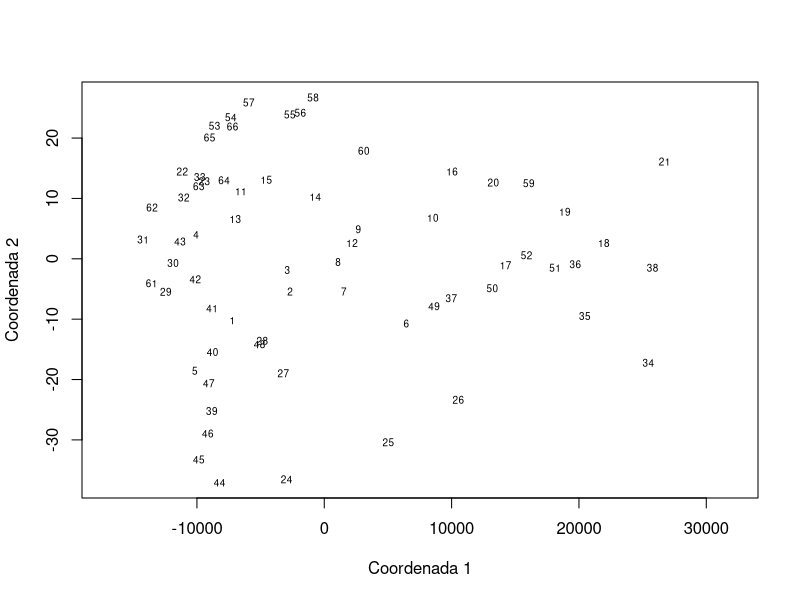
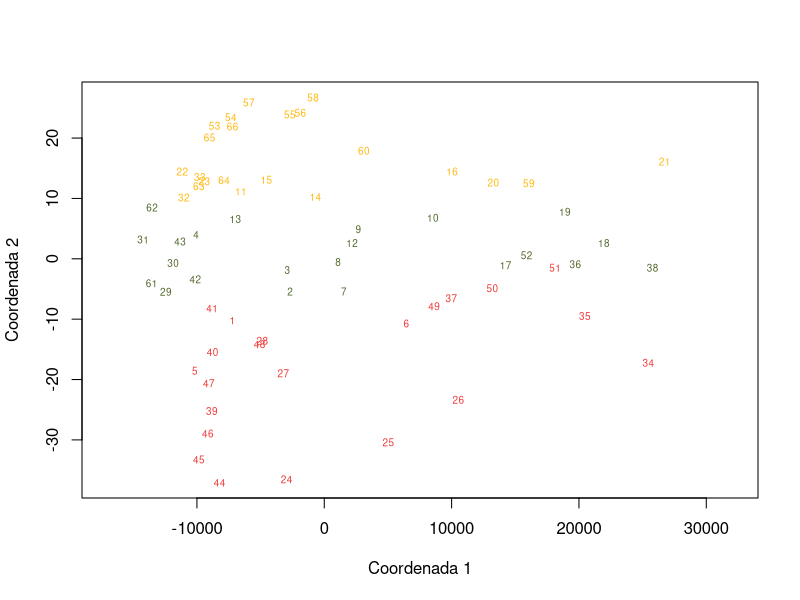
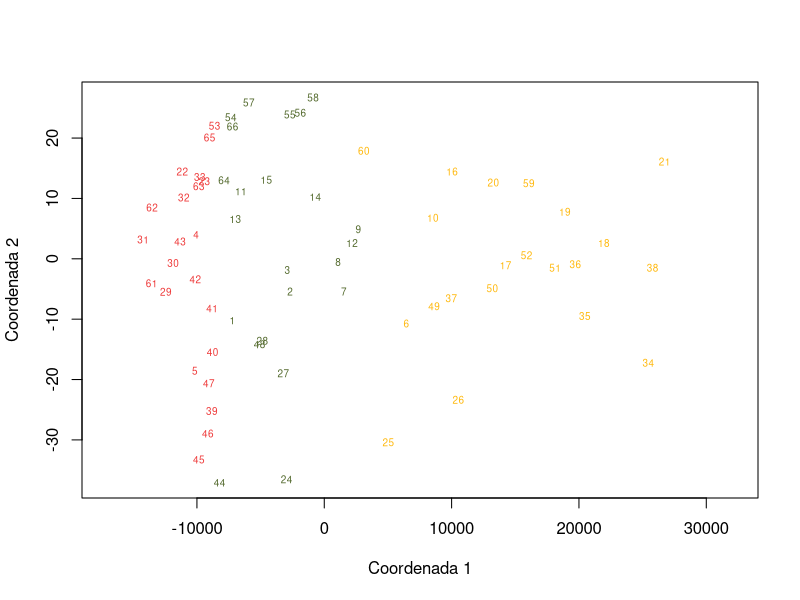

R code for these plots, in order:
library("MASS")
dados = read.csv("./Database/DataFrame.csv", na.strings=c("NaN"))
dados_processedos = dados[0:66,c("computadoresPorcasa","Investimento", "Pesquisa" ,"AcessoAInternet")]

Q1 <- quantile(dados$AcessoAInternet, probs = 1/3)
Q2 <- quantile(dados$AcessoAInternet, probs = 2/3)

dados$Type1[dados$AcessoAInternet > Q2] <-  2
dados$Type1[dados$AcessoAInternet < Q1] <-  1
dados$Type1[is.na(dados$Type1)] <-  3

Q1 <- quantile(dados$Pesquisa, probs = 1/3)
Q2 <- quantile(dados$Pesquisa, probs = 2/3)

dados$Type2[dados$Pesquisa > Q2] <-  2
dados$Type2[dados$Pesquisa < Q1] <-  1
dados$Type2[is.na(dados$Type2)] <-  3

distancia <- dist(dados_processedos)
data_Mds <- isoMDS(distancia)
x <- data_Mds$points[,1]
y <- data_Mds$points[,2]

colors <-c("brown2", "darkgoldenrod1", "darkolivegreen")

plot(x, y, xlab="Coordenada 1", ylab="Coordenada 2", 
     xlim=range(data_Mds$points[,1] * 1.2), type="n")
text(x, y, labes=colnames(distancia), cex=0.6)


plot(x, y, xlab="Coordenada 1", ylab="Coordenada 2", 
     xlim=range(data_Mds$points[,1] * 1.2), type="n")
text(x, y, labes=colnames(distancia), cex=0.6, 
     col=colors[dados$Type1])

plot(x, y, xlab="Coordenada 1", ylab="Coordenada 2", 
     xlim=range(data_Mds$points[,1] * 1.2), type="n")
text(x, y, labes=colnames(distancia), cex=0.6, 
     col=colors[dados$Type2])

data_sh <- Shepard(distancia[lower.tri(distancia)], data_Mds$points)

